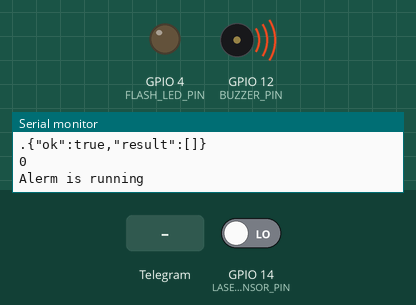
This program was run on a simulated ESP32. Shown: output pins drawn as LEDs (lit = HIGH), buzzer (waves = sounding), the last lines printed to the serial monitor. Inputs (shaded band) come from the test bench; at power-on: GPIO 14 (LASER_SENSOR_PIN) LOW. WiFi joins after 1.5 s; servers stay silent unless stated; the camera gives no picture; web services answer with replies made up by the test bench.

Above: at 3.3 s.
3.4 s: Telegram message "/flash" received
At 5.6 s:
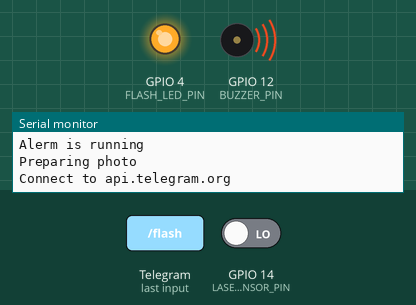
5.9 s: GPIO 14 (LASER_SENSOR_PIN) driven HIGH
At 6.7 s:
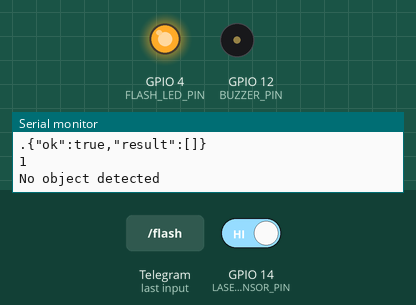
7.4 s: GPIO 14 (LASER_SENSOR_PIN) driven LOW
At 10.7 s:
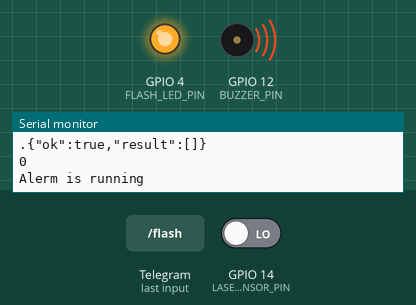
Timing chart, 0 to 12.2 s (numbered marks = the images above; inputs shaded):
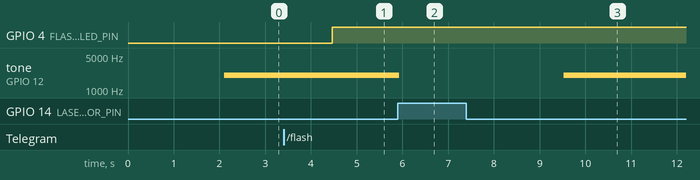

The program:

main.cpp
```cpp
#include <Arduino.h>
#include <WiFi.h>
#include <WiFiClientSecure.h>
#include "soc/soc.h"
#include "soc/rtc_cntl_reg.h"
#include "esp_camera.h"
#include <UniversalTelegramBot.h>
#include <ArduinoJson.h>
#include <WebServer.h>

// Initialize pins
#define FLASH_LED_PIN 4     //--> LED Flash PIN (GPIO 4)
#define LASER_SENSOR_PIN 14 //--> Laser Sensor PIN (GPIO 14)
#define BUZZER_PIN 12       //--> Buzzer PIN (GPIO 12)
#define BUZZER_FREQUENCY 2000

// CAMERA_MODEL_AI_THINKER
#define PWDN_GPIO_NUM 32
#define RESET_GPIO_NUM -1
#define XCLK_GPIO_NUM 0
#define SIOD_GPIO_NUM 26
#define SIOC_GPIO_NUM 27

#define Y9_GPIO_NUM 35
#define Y8_GPIO_NUM 34
#define Y7_GPIO_NUM 39
#define Y6_GPIO_NUM 36
#define Y5_GPIO_NUM 21
#define Y4_GPIO_NUM 19
#define Y3_GPIO_NUM 18
#define Y2_GPIO_NUM 5
#define VSYNC_GPIO_NUM 25
#define HREF_GPIO_NUM 23
#define PCLK_GPIO_NUM 22

// Initialize wifi ssid and password
const char *ssid = "YOUR_SSID";
const char *password = "YOUR_PASSWORD";

// Initialize Telegram BOT
String BOTtoken = "Your_bot_token"; // your Bot Token (Get from Botfather)
String CHAT_ID = "Your_Chat_ID";

// Initialize essential variables
bool sendPhoto = false;
bool pausePhoto = false;
bool alerm = false;
bool flashState = LOW;
int botRequestDelay = 1000; // checks for new messages every 1 second.
unsigned long lastTimeBotRan;

WiFiClientSecure clientTCP;
UniversalTelegramBot bot(BOTtoken, clientTCP);

WebServer server(80);

void configInitCamera()
{
  camera_config_t config;
  config.ledc_channel = LEDC_CHANNEL_0;
  config.ledc_timer = LEDC_TIMER_0;
  config.pin_d0 = Y2_GPIO_NUM;
  config.pin_d1 = Y3_GPIO_NUM;
  config.pin_d2 = Y4_GPIO_NUM;
  config.pin_d3 = Y5_GPIO_NUM;
  config.pin_d4 = Y6_GPIO_NUM;
  config.pin_d5 = Y7_GPIO_NUM;
  config.pin_d6 = Y8_GPIO_NUM;
  config.pin_d7 = Y9_GPIO_NUM;
  config.pin_xclk = XCLK_GPIO_NUM;
  config.pin_pclk = PCLK_GPIO_NUM;
  config.pin_vsync = VSYNC_GPIO_NUM;
  config.pin_href = HREF_GPIO_NUM;
  config.pin_sscb_sda = SIOD_GPIO_NUM;
  config.pin_sscb_scl = SIOC_GPIO_NUM;
  config.pin_pwdn = PWDN_GPIO_NUM;
  config.pin_reset = RESET_GPIO_NUM;
  config.xclk_freq_hz = 20000000;
  config.pixel_format = PIXFORMAT_JPEG;

  // init with high specs to pre-allocate larger buffers
  if (psramFound())
  {
    config.frame_size = FRAMESIZE_VGA;
    config.jpeg_quality = 10; // 0-63 lower number means higher quality
    config.fb_count = 2;
  }
  else
  {
    config.frame_size = FRAMESIZE_VGA;
    config.jpeg_quality = 12; // 0-63 lower number means higher quality
    config.fb_count = 1;
  }

  // camera init
  esp_err_t err = esp_camera_init(&config);
  if (err != ESP_OK)
  {
    Serial.printf("Camera init failed with error 0x%x", err);
    delay(1000);
    ESP.restart();
  }

  // Drop down frame size for higher initial frame rate
  sensor_t *s = esp_camera_sensor_get();
  s->set_framesize(s, FRAMESIZE_VGA); // VGA resolution
}
void handleNewMessages(int numNewMessages)
{
  Serial.print("Handle New Messages: ");
  Serial.println(numNewMessages);

  for (int i = 0; i < numNewMessages; i++)
  {
    String chat_id = String(bot.messages[i].chat_id);
    if (chat_id != CHAT_ID)
    {
      bot.sendMessage(chat_id, "Unauthorized user", "");
      continue;
    }

    // Print the received message
    String text = bot.messages[i].text;
    Serial.println(text);

    String from_name = bot.messages[i].from_name;
    if (text == "/start")
    {
      String welcome = "Welcome , " + from_name + "\n";
      welcome += "Use the following commands to interact with the ESP32-CAM \n";
      welcome += "/photo : takes a new photo\n";
      welcome += "/flash : toggles flash LED \n";
      welcome += "/pause : to stop getting photos \n";
      welcome += "/alermOff : to turn off alerm \n";
      welcome += "/alermOn : to turn on alerm \n";
      bot.sendMessage(CHAT_ID, welcome, "");
    }
    if (text == "/flash")
    {
      flashState = !flashState;
      digitalWrite(FLASH_LED_PIN, flashState);
      Serial.println("Change flash LED state");
    }
    if (text == "/photo")
    {
      sendPhoto = true;
      Serial.println("New photo request");
    }
    if (text == "/pause")
    {
      pausePhoto = !pausePhoto;
      Serial.println("Pause photo request");
    }
    if (text == "/alermOff")
    {
      alerm = true;
      Serial.println("Turn off alerm");
    }
    if (text == "/alermOn")
    {
      alerm = false;
      Serial.println("Pause photo request");
    }
  }
}

String sendPhotoTelegram()
{
  const char *myDomain = "api.telegram.org";
  String getAll = "";
  String getBody = "";

  camera_fb_t *fb = NULL;
  fb = esp_camera_fb_get();
  if (!fb)
  {
    Serial.println("Camera capture failed");
    delay(1000);
    ESP.restart();
    return "Camera capture failed";
  }

  Serial.println("Connect to " + String(myDomain));

  if (clientTCP.connect(myDomain, 443))
  {
    Serial.println("Connection successful");

    String head = "--RandomNerdTutorials\r\nContent-Disposition: form-data; name=\"chat_id\"; \r\n\r\n" + CHAT_ID + "\r\n--RandomNerdTutorials\r\nContent-Disposition: form-data; name=\"photo\"; filename=\"esp32-cam.jpg\"\r\nContent-Type: image/jpeg\r\n\r\n";
    String tail = "\r\n--RandomNerdTutorials--\r\n";

    uint16_t imageLen = fb->len;
    uint16_t extraLen = head.length() + tail.length();
    uint16_t totalLen = imageLen + extraLen;

    clientTCP.println("POST /bot" + BOTtoken + "/sendPhoto HTTP/1.1");
    clientTCP.println("Host: " + String(myDomain));
    clientTCP.println("Content-Length: " + String(totalLen));
    clientTCP.println("Content-Type: multipart/form-data; boundary=RandomNerdTutorials");
    clientTCP.println();
    clientTCP.print(head);

    uint8_t *fbBuf = fb->buf;
    size_t fbLen = fb->len;
    for (size_t n = 0; n < fbLen; n = n + 1024)
    {
      if (n + 1024 < fbLen)
      {
        clientTCP.write(fbBuf, 1024);
        fbBuf += 1024;
      }
      else if (fbLen % 1024 > 0)
      {
        size_t remainder = fbLen % 1024;
        clientTCP.write(fbBuf, remainder);
      }
    }

    clientTCP.print(tail);

    esp_camera_fb_return(fb);

    int waitTime = 10000; // timeout 10 seconds
    long startTimer = millis();
    boolean state = false;

    while ((startTimer + waitTime) > millis())
    {
      Serial.print(".");
      delay(100);
      while (clientTCP.available())
      {
        char c = clientTCP.read();
        if (state == true)
          getBody += String(c);
        if (c == '\n')
        {
          if (getAll.length() == 0)
            state = true;
          getAll = "";
        }
        else if (c != '\r')
          getAll += String(c);
        startTimer = millis();
      }
      if (getBody.length() > 0)
        break;
    }
    clientTCP.stop();
    Serial.println(getBody);
  }
  else
  {
    getBody = "Connected to api.telegram.org failed.";
    Serial.println("Connected to api.telegram.org failed.");
  }
  return getBody;
}

void handleRoot()
{
  String html = "<!DOCTYPE html><html lang='en'><head><meta charset='UTF-8'><meta name='viewport' content='width=device-width, initial-scale=1.0'><title>ESP32-CAM</title></head><body><h1>ESP32-CAM Video Streaming</h1><img src='/stream' style='width:500px; height:500px;'></body></html>";
  server.send(200, "text/html", html);
}

void handleNotFound()
{
  server.send(404, "text/plain", "Not found");
}

void handleStream()
{
  WiFiClient client = server.client();
  String response = "HTTP/1.1 200 OK\r\n";
  response += "Content-Type: multipart/x-mixed-replace; boundary=frame\r\n\r\n";
  server.sendContent(response);

  while (true)
  {
    camera_fb_t *fb = esp_camera_fb_get();
    if (!fb)
    {
      Serial.println("Camera capture failed");
      return;
    }
    client.write("--frame\r\n");
    client.write("Content-Type: image/jpeg\r\n\r\n");
    client.write(fb->buf, fb->len);
    client.write("\r\n");
    esp_camera_fb_return(fb);
    if (!client.connected())
      break;
  }
}

void startCameraServer()
{
  server.on("/", HTTP_GET, handleRoot);
  server.on("/stream", HTTP_GET, handleStream);
  server.onNotFound(handleNotFound);
  server.begin();
}

void setup()
{
  WRITE_PERI_REG(RTC_CNTL_BROWN_OUT_REG, 0);
  // Init Serial Monitor
  Serial.begin(115200);

  // Set LED Flash as output
  pinMode(FLASH_LED_PIN, OUTPUT);
  digitalWrite(FLASH_LED_PIN, flashState);
  pinMode(LASER_SENSOR_PIN, INPUT_PULLDOWN);
  pinMode(BUZZER_PIN, OUTPUT);
  noTone(BUZZER_PIN);

  // Config and init the camera
  configInitCamera();

  // Connect to Wi-Fi
  WiFi.mode(WIFI_STA);
  Serial.println();
  Serial.print("Connecting to ");
  Serial.println(ssid);
  WiFi.begin(ssid, password);
  clientTCP.setCACert(TELEGRAM_CERTIFICATE_ROOT); // Add root certificate for api.telegram.org
  while (WiFi.status() != WL_CONNECTED)
  {
    Serial.print(".");
    delay(500);
  }
  Serial.println();
  Serial.print("ESP32-CAM IP Address: ");
  Serial.println(WiFi.localIP());
  // Send stream link to Telegram
  String streamLink = "http://" + WiFi.localIP().toString() + "/stream";
  bot.sendMessage(CHAT_ID, "ESP32-CAM is now online. Stream Link: " + streamLink, "");
  Serial.println("Stream link sent");

  startCameraServer();
}

void loop()
{
  if (sendPhoto)
  {
    Serial.println("Preparing photo");
    sendPhotoTelegram();
    sendPhoto = false;
  }
  int laserStatus = digitalRead(LASER_SENSOR_PIN);
  Serial.println(laserStatus);

  if (laserStatus == 0)
  {
    if (!alerm)
    {
      tone(BUZZER_PIN, BUZZER_FREQUENCY);
      Serial.println("Alerm is running");
    }
    else
    {
      noTone(BUZZER_PIN);
      Serial.println("Alerm is stopped");
      bot.sendMessage(CHAT_ID, "Alerm stopped by you. Resume by sending /alermOn again", "");
    }
    bot.sendMessage(CHAT_ID, "Object detected. Sending photo.", "");
    if (!pausePhoto)
    {
      sendPhoto = true;
    }
    else
    {
      sendPhoto = false;
      bot.sendMessage(CHAT_ID, "Photo taking paused by you. Resume by sending /pause again", "");
    }
  }
  else
  {
    noTone(BUZZER_PIN);
    bot.sendMessage(CHAT_ID, "Laser is okay..", "");
    Serial.println("No object detected");
    delay(3000);
  }
  if (millis() > lastTimeBotRan + botRequestDelay)
  {
    int numNewMessages = bot.getUpdates(bot.last_message_received + 1);
    while (numNewMessages)
    {
      Serial.println("got response");
      handleNewMessages(numNewMessages);
      numNewMessages = bot.getUpdates(bot.last_message_received + 1);
    }
    lastTimeBotRan = millis();
  }
  server.handleClient();
}
```

Measured:
- after the input at 3.4 s, GPIO 4 (FLASH_LED_PIN): LOW → HIGH after 1.1 s
- after the input at 5.9 s, tone on GPIO 12 (BUZZER_PIN): 2000 Hz → silent at once
- after the input at 7.4 s, tone on GPIO 12 (BUZZER_PIN): silent → 2000 Hz after 2.1 s
